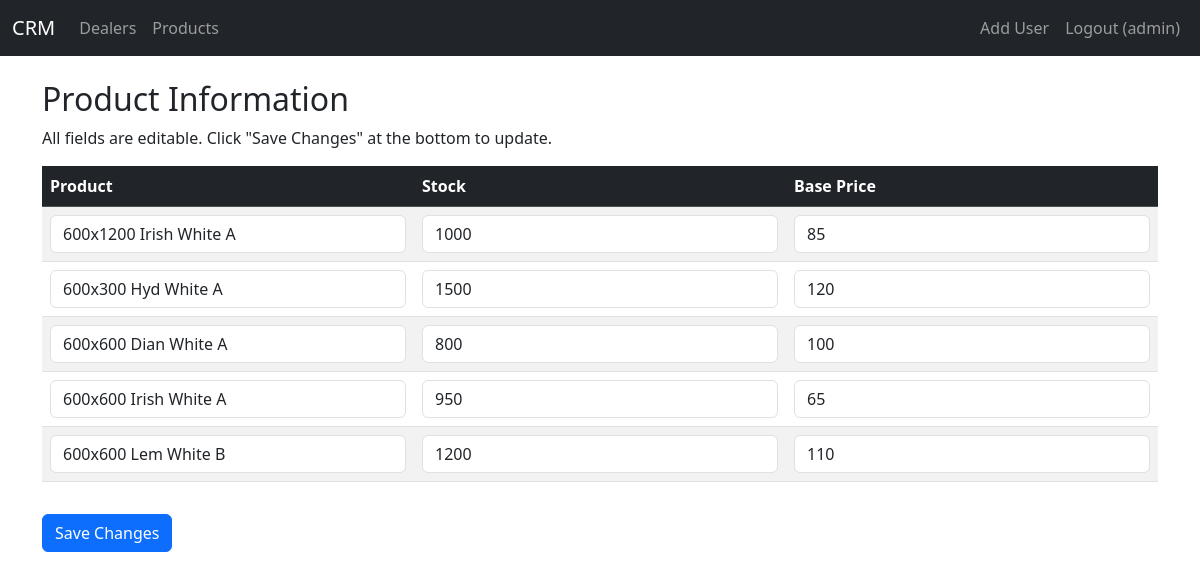
The page /products (signed in) on the database its author committed.
### app.py (models this page shows, shortened)
class User(UserMixin, db.Model):
    id = db.Column(db.Integer, primary_key=True)
    username = db.Column(db.String(100), unique=True, nullable=False)
    password_hash = db.Column(db.String(200), nullable=False)
    is_admin = db.Column(db.Boolean, default=False)

class Product(db.Model):
    id = db.Column(db.Integer, primary_key=True)
    name = db.Column(db.String(150), nullable=False)
    stock = db.Column(db.Integer, nullable=False)
    base_price = db.Column(db.Integer, nullable=False)

### app.py (the view, shortened to what this page needs)
@app.route('/products', methods=['GET', 'POST'])
@login_required
def products():
    all_products = Product.query.order_by(Product.name).all()
    return render_template('products.html', products=all_products)

### app.py (called while the page is built)
@login_manager.user_loader
def load_user(user_id):
    return User.query.get(int(user_id))

### templates/products.html (shortened to what this page needs)
{% extends "base.html" %}
{% block content %}
    <h2>Product Information</h2>
    <p>All fields are editable. Click "Save Changes" at the bottom to update.</p>
    <form method="POST" action="{{ url_for('products') }}">
        <table class="table table-striped table-hover">
            <thead class="table-dark">
                <tr>
                    <th>Product</th>
                    <th>Stock</th>
                    <th>Base Price</th>
                </tr>
            </thead>
            <tbody>
                {% for product in products %}
                <tr>
                    <td>
                        <input type="text" name="name-{{ product.id }}" value="{{ product.name }}" class="form-control" required>
                    </td>
                    <td>
                        <input type="number" name="stock-{{ product.id }}" value="{{ product.stock }}" class="form-control" required>
                    </td>
                    <td>
                        <input type="number" name="price-{{ product.id }}" value="{{ product.base_price }}" class="form-control" required>
                    </td>
                </tr>
                {% endfor %}
            </tbody>
        </table>
        <button type="submit" class="btn btn-primary mt-3">Save Changes</button>
    </form>
{% endblock %}

### templates/base.html (shortened to what this page needs)
<!DOCTYPE html>
<html lang="en">
<head>
    <link href="https://cdn.jsdelivr.net/npm/bootstrap@5.3.2/dist/css/bootstrap.min.css" rel="stylesheet">
</head>
<body>
    <nav class="navbar navbar-expand-lg navbar-dark bg-dark">
        <div class="container-fluid">
            <a class="navbar-brand" href="{{ url_for('dealers') }}">CRM</a>
            <div class="collapse navbar-collapse" id="navbarNav">
                <ul class="navbar-nav me-auto">
                    {% if current_user.is_authenticated %}
                        <li class="nav-item">
                            <a class="nav-link" href="{{ url_for('dealers') }}">Dealers</a>
                        </li>
                        <li class="nav-item">
                            <a class="nav-link" href="{{ url_for('products') }}">Products</a>
                        </li>
                    {% endif %}
                </ul>
                <ul class="navbar-nav">
                    {% if current_user.is_authenticated %}
                        {% if current_user.is_admin %}
                        <li class="nav-item">
                            <a class="nav-link" href="{{ url_for('register') }}">Add User</a>
                        </li>
                        {% endif %}
                        <li class="nav-item">
                            <a class="nav-link" href="{{ url_for('logout') }}">Logout ({{ current_user.username }})</a>
                        </li>
                    {% else %}
                        <li class="nav-item">
                            <a class="nav-link" href="{{ url_for('login') }}">Login</a>
                        </li>
                    {% endif %}
                </ul>
            </div>
        </div>
    </nav>
    <div class="container mt-4">
        {% block content %}{% endblock %}
    </div>
</body>
</html>

### rows shown on the page
User: username "admin"
Product: name "600x1200 Irish White A", stock "1000", base_price "85"
Product: name "600x300 Hyd White A", stock "1500", base_price "120"
Product: name "600x600 Dian White A", stock "800", base_price "100"
Product: name "600x600 Irish White A", stock "950", base_price "65"
Product: name "600x600 Lem White B", stock "1200", base_price "110"
